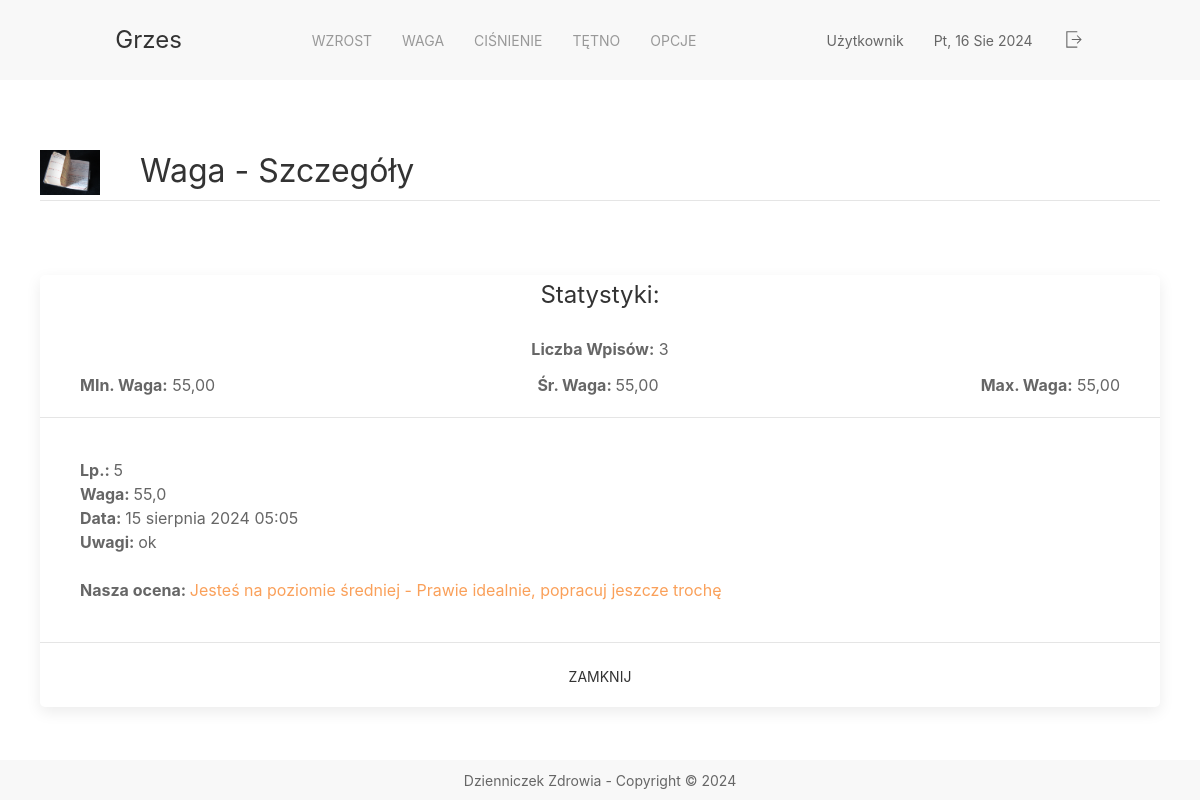
The page /weights/details/26 on the database its author committed.
### app_weight/models.py (models this page shows, shortened)
class Weight(models.Model):
    weight = models.DecimalField(max_digits=3, decimal_places=1 )
    date = models.DateTimeField()
    comments = models.CharField(max_length=255)

### app_weight/views.py (the view)
# urls.py: path('details/<int:id>', views.weight_details, name='weight_details_url'),
def weight_details(request, id):
    found_weights = Weight.objects.all()
    weight_statistical_data = found_weights.aggregate(Avg('weight'), Min('weight'), Max('weight'), Count('weight'))
    found_weight = Weight.objects.get(pk=id)
    if not found_weight:
        return HttpResponseNotFound('Zasób nie został znaleziony')
    context = {
        'weight': found_weight,
        'statistical_data': weight_statistical_data
    }
    return render(request,'app_weight/weight_details.html', context)

### app_weight/templates/app_weight/weight_details.html (shortened to what this page needs)
{% extends 'fragments/layout.html' %}
{% load static %}
{% block page_content %}
    <div class="container">
        <div class="uk-panel">
            <img class="uk-align-left uk-margin-remove-adjacent" src="{% static 'background.JPG' %}" width="60"
                 height="28" alt="info">
            <h2 class="uk-heading-divider" style="position: relative">Waga - Szczegóły</h2>
        </div>
        <div style="height: 50px"></div>
        <div class="uk-card uk-card-default uk-border-rounded">
            <div class="uk-card-header">
                <div>
                    <div class="uk-width-expand">
                        <h3 class="uk-card-title uk-position-relative uk-position-center">Statystyki:</h3>
                        <div class="uk-position-relative uk-position-center"><b> Liczba
                            Wpisów:</b> {{ statistical_data.weight__count }}</div>
                        <div class="uk-flex uk-flex-between ">
                            <div><b> MIn. Waga:</b> {{ statistical_data.weight__min|floatformat:2 }}</div>
                            <div><b> Śr. Waga: </b>{{ statistical_data.weight__avg|floatformat:2 }}</div>
                            <div><b> Max. Waga:</b> {{ statistical_data.weight__max|floatformat:2 }}</div>
                        </div>
                    </div>
                </div>
            </div>
            <div class="uk-card-body">
                <span> <b>Lp.: </b> </span>
                <span> 5 </span> <br>
                <span> <b>Waga: </b> </span>
                <span>{{ weight.weight }}</span><br>
                <span> <b>Data: </b> </span>
                <span>{{ weight.date }}</span><br>
                <span> <b>Uwagi: </b> </span>
                <span>{{ weight.comments }}</span>
                <br><br>
                <b>Nasza ocena: </b>
                {% if weight.weight > statistical_data.weight__avg  %}
                    <span class="uk-text-danger"> Jesteś powyżej średniej - Zastosuj dietę </span>
                {% elif  weight.weight < statistical_data.weight__avg  %}
                    <span class="uk-text-success">  Jesteś poniżej średniej - Brawo !!! </span>
                {% else %}
                    <span class="uk-text-warning"> Jesteś na poziomie średniej - Prawie idealnie, popracuj jeszcze trochę </span>
                {% endif %}
            </div>
            <div class="uk-card-footer">
                <a href="/weights"
                   class="uk-button uk-button-text uk-position-relative uk-position-top-center">Zamknij</a>
            </div>
        </div>
    </div>
{% endblock %}

### rows shown on the page
Weight: weight "55,0", date "15 sierpnia 2024 05:05", comments "ok"

### other values the page prints
{{ statistical_data.weight__count }} "3"
{{ statistical_data.weight__min|floatformat:2 }} "55,00"
{{ statistical_data.weight__avg|floatformat:2 }} "55,00"
{{ statistical_data.weight__max|floatformat:2 }} "55,00"
